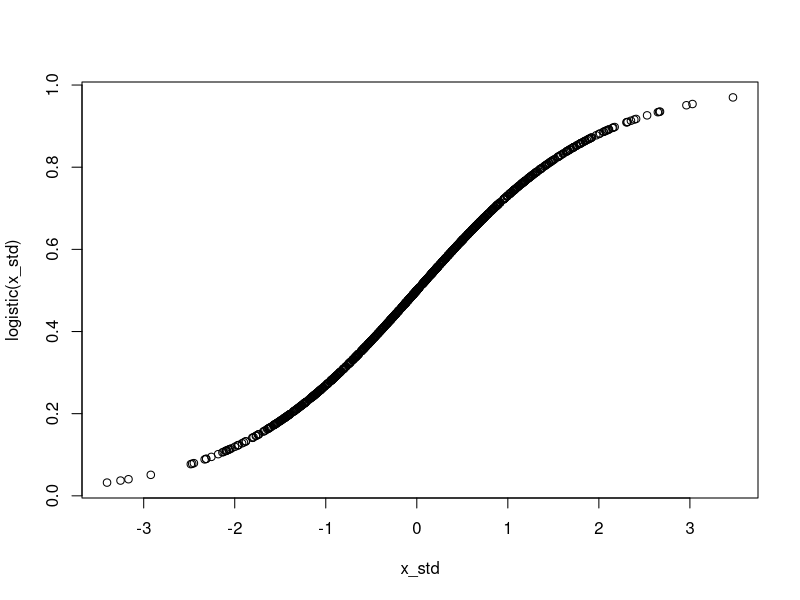
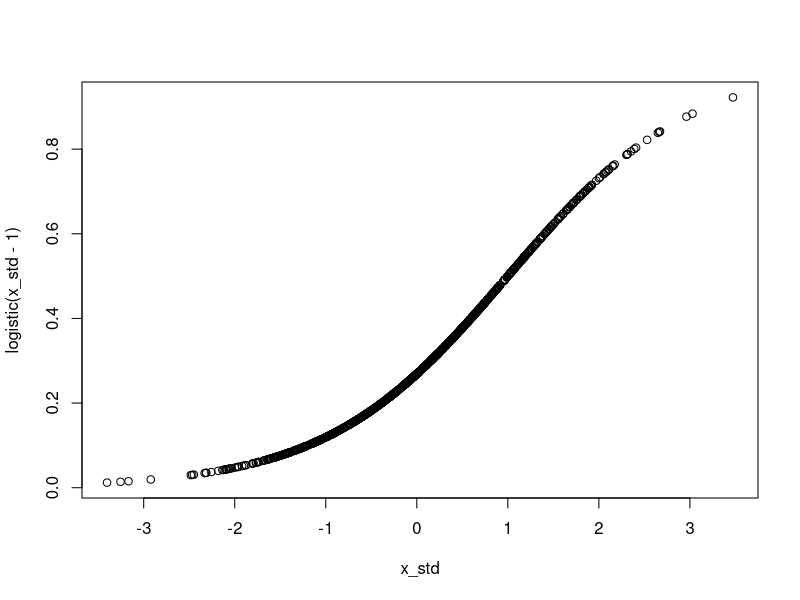
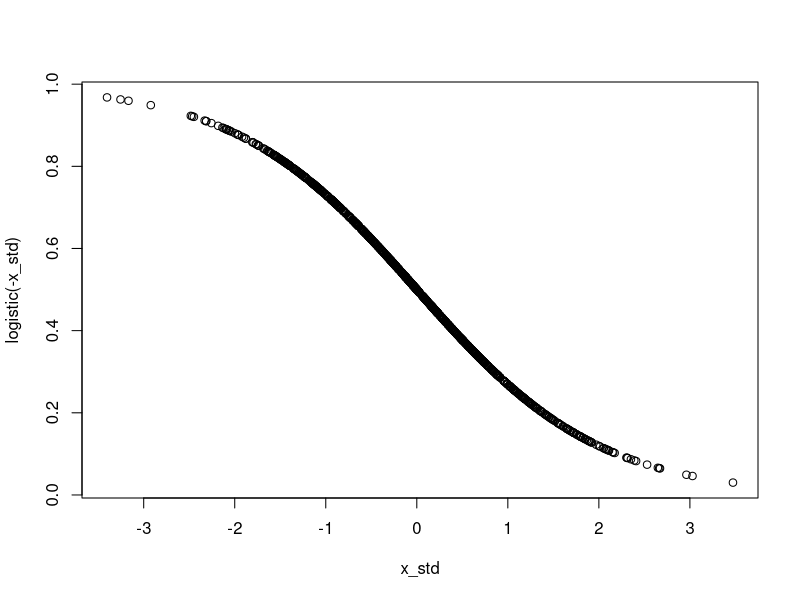
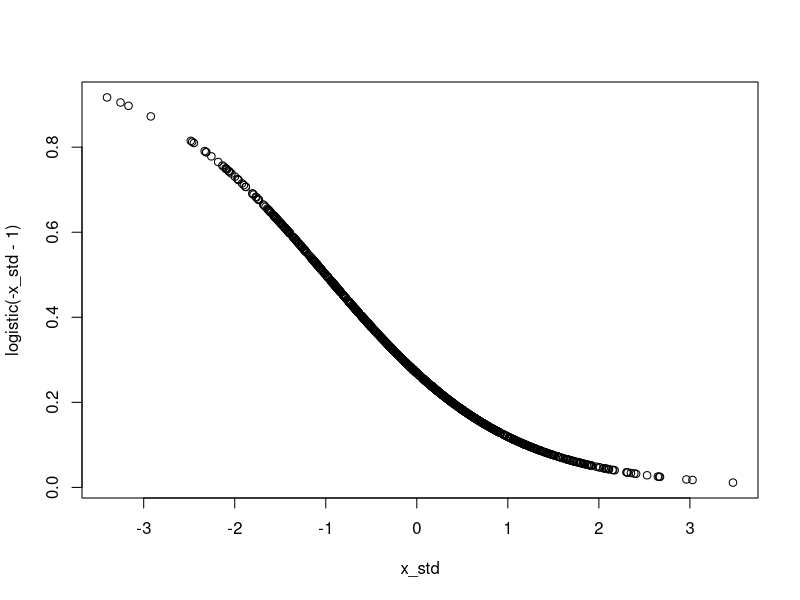
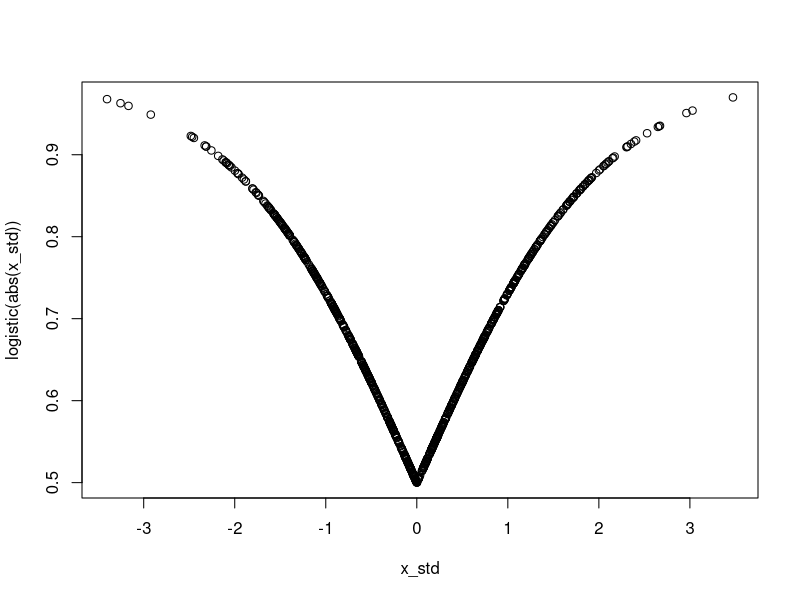
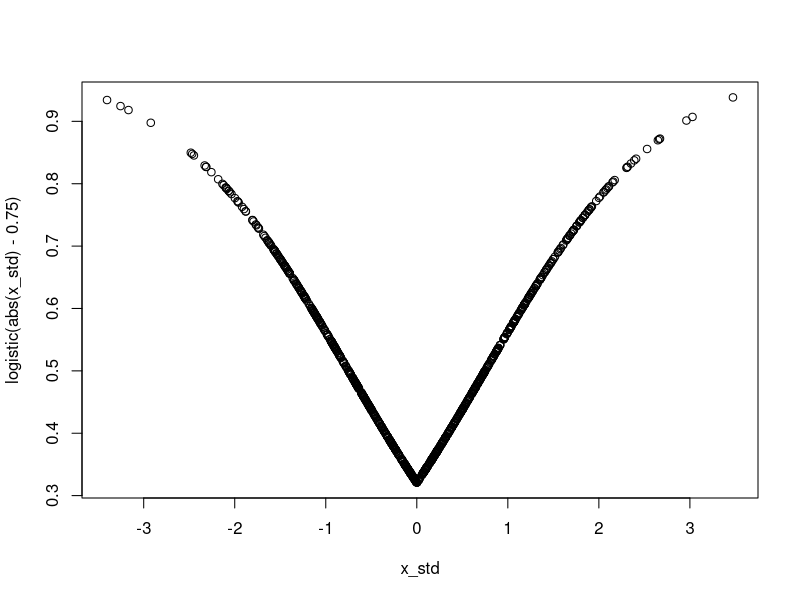
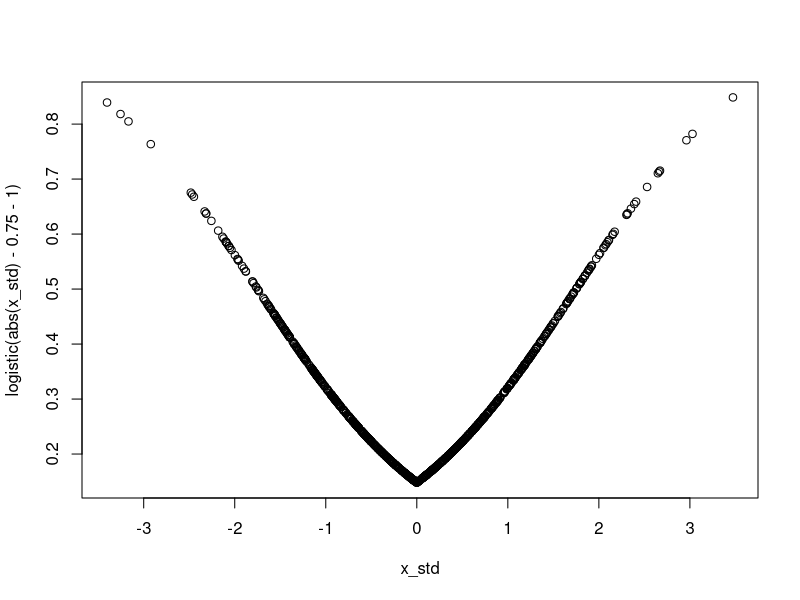
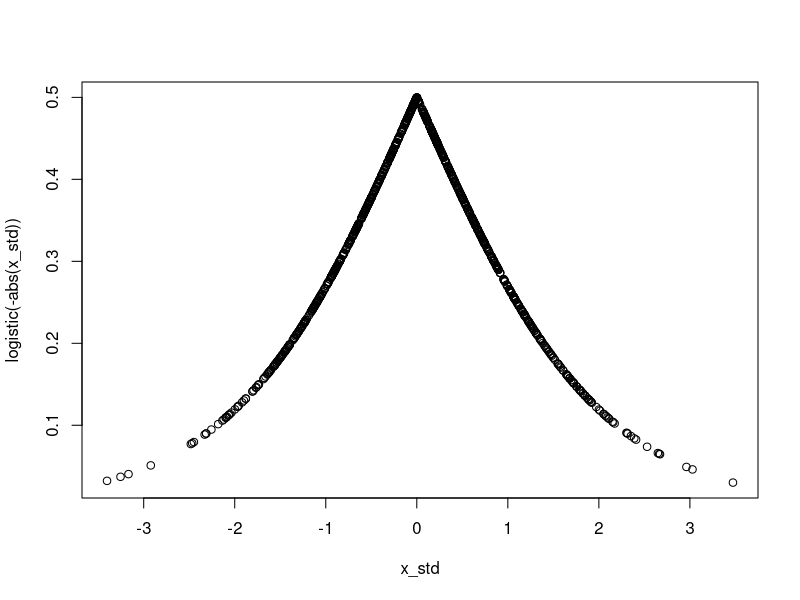

Reproduce these figures in R, in order.
logistic <- function(x) exp(x)/(1 + exp(x))
x <- rnorm(1000,5,1)
x_std <- x - mean(x)

plot(x_std,logistic(x_std))
plot(x_std,logistic(x_std - 1))

plot(x_std,logistic(-x_std))
plot(x_std,logistic(-x_std - 1))

plot(x_std,logistic(abs(x_std)))
plot(x_std,logistic(abs(x_std) - 0.75))
plot(x_std,logistic(abs(x_std) - 0.75 - 1))

plot(x_std,logistic(-abs(x_std)))
plot(x_std,logistic(-abs(x_std) + 0.75))
plot(x_std,logistic(-abs(x_std) + 0.75 - 1))

sum(logistic(x_std))
sum(logistic(-abs(x_std) + 0.75))     
